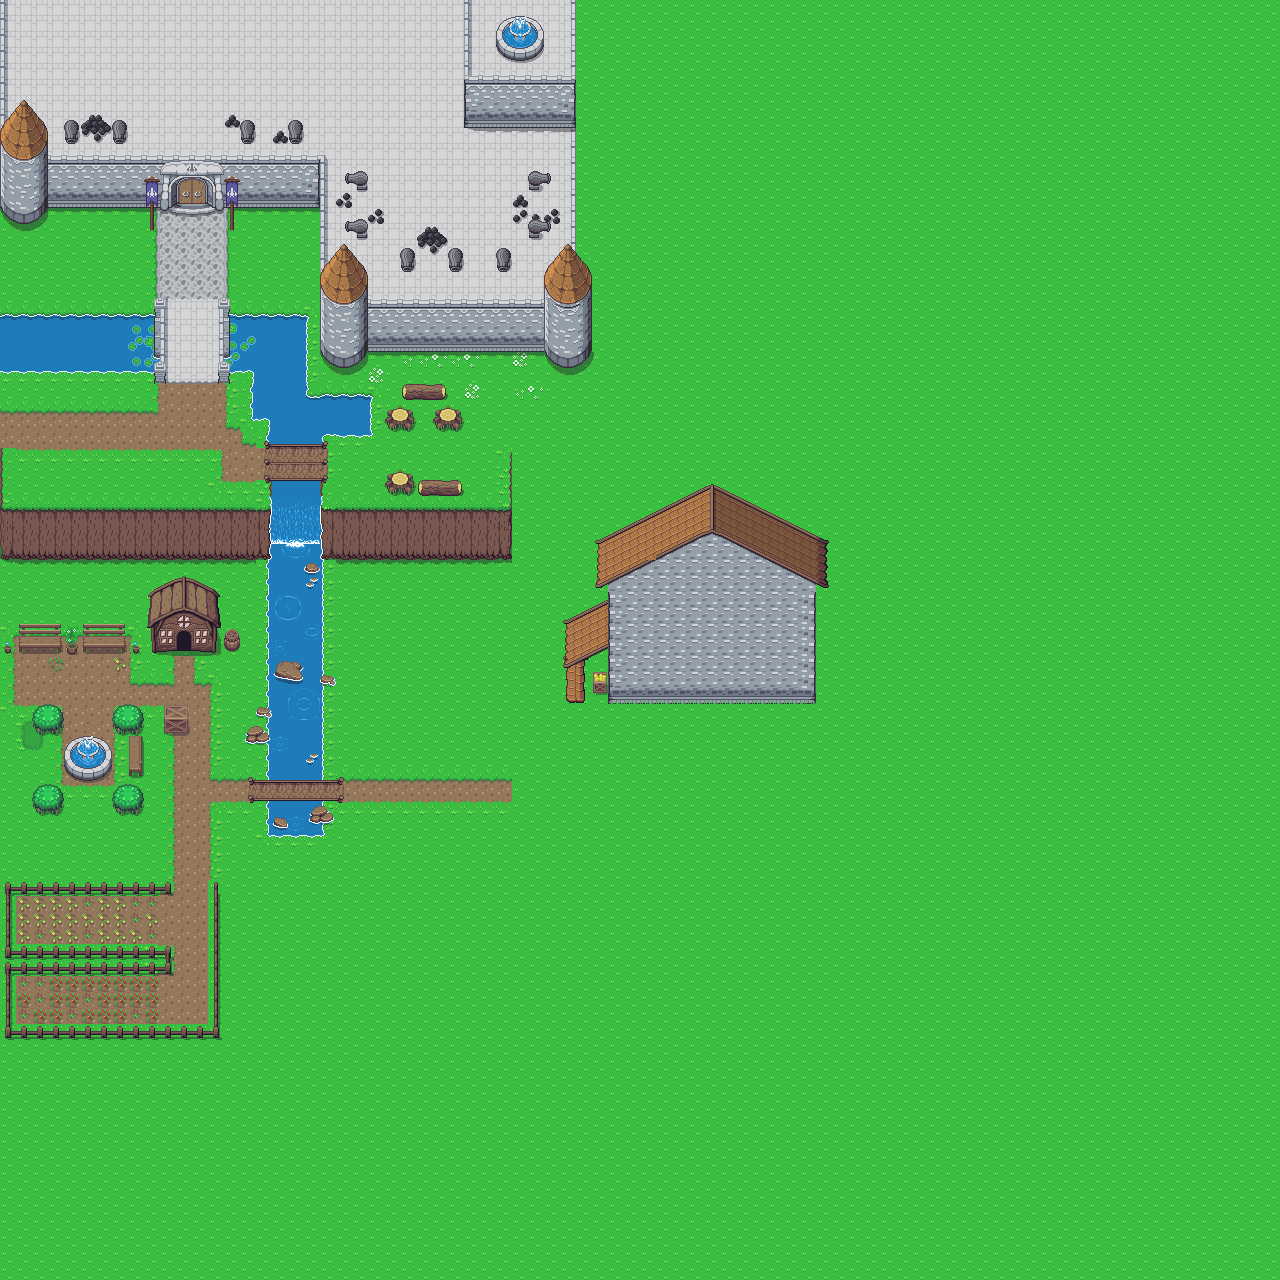

Rendered tile map (Tiled .tmx) drawn with the repository's tilesets; below, a short description and the map source with its tile grids summarised:
An orthogonal 80x80 tile map with 16x16 px tiles, 4 tile layers (Ground, Road, Houses, Rocks).

<map version="1.10" tiledversion="1.11.2" orientation="orthogonal" renderorder="right-down" width="80" height="80" tilewidth="16" tileheight="16" infinite="0" nextlayerid="7" nextobjectid="1">
 <editorsettings>
  <export target="castleMap.lua" format="lua" />
 </editorsettings>
 <tileset firstgid="1" name="overworld" tilewidth="16" tileheight="16" tilecount="1440" columns="40">
  <image source="Overworld.png" width="640" height="576" />
  <tile id="479">
   <animation>
    <frame tileid="163" duration="200" />
    <frame tileid="164" duration="200" />
    <frame tileid="165" duration="200" />
   </animation>
  </tile>
  <tile id="876">
   <animation>
    <frame tileid="377" duration="100" />
    <frame tileid="417" duration="100" />
    <frame tileid="458" duration="100" />
   </animation>
  </tile>
  <tile id="877">
   <animation>
    <frame tileid="378" duration="100" />
    <frame tileid="418" duration="100" />
    <frame tileid="459" duration="100" />
   </animation>
  </tile>
  <tile id="878">
   <animation>
    <frame tileid="379" duration="100" />
    <frame tileid="419" duration="100" />
    <frame tileid="460" duration="100" />
   </animation>
  </tile>
  <tile id="952">
   <animation>
    <frame tileid="123" duration="100" />
    <frame tileid="124" duration="100" />
    <frame tileid="125" duration="100" />
   </animation>
  </tile>
  <tile id="953">
   <animation>
    <frame tileid="163" duration="100" />
    <frame tileid="164" duration="100" />
    <frame tileid="165" duration="100" />
   </animation>
  </tile>
  <tile id="956">
   <animation>
    <frame tileid="258" duration="100" />
    <frame tileid="259" duration="100" />
    <frame tileid="260" duration="100" />
   </animation>
  </tile>
  <tile id="996">
   <animation>
    <frame tileid="298" duration="100" />
    <frame tileid="299" duration="100" />
    <frame tileid="300" duration="100" />
   </animation>
  </tile>
  <tile id="1036">
   <animation>
    <frame tileid="338" duration="100" />
    <frame tileid="339" duration="100" />
    <frame tileid="340" duration="100" />
   </animation>
  </tile>
  <tile id="1072">
   <animation>
    <frame tileid="16" duration="100" />
    <frame tileid="18" duration="100" />
    <frame tileid="20" duration="100" />
   </animation>
  </tile>
  <tile id="1073">
   <animation>
    <frame tileid="17" duration="100" />
    <frame tileid="19" duration="100" />
    <frame tileid="21" duration="100" />
   </animation>
  </tile>
  <tile id="1112">
   <animation>
    <frame tileid="56" duration="100" />
    <frame tileid="58" duration="100" />
    <frame tileid="60" duration="100" />
   </animation>
  </tile>
  <tile id="1113">
   <animation>
    <frame tileid="57" duration="100" />
    <frame tileid="59" duration="100" />
    <frame tileid="61" duration="100" />
   </animation>
  </tile>
  <tile id="1116">
   <animation>
    <frame tileid="382" duration="100" />
    <frame tileid="385" duration="100" />
    <frame tileid="388" duration="100" />
   </animation>
  </tile>
  <tile id="1117">
   <animation>
    <frame tileid="383" duration="100" />
    <frame tileid="386" duration="100" />
    <frame tileid="389" duration="100" />
   </animation>
  </tile>
  <tile id="1118">
   <animation>
    <frame tileid="384" duration="100" />
    <frame tileid="387" duration="100" />
    <frame tileid="390" duration="100" />
   </animation>
  </tile>
  <tile id="1156">
   <animation>
    <frame tileid="422" duration="100" />
    <frame tileid="425" duration="100" />
    <frame tileid="428" duration="100" />
   </animation>
  </tile>
  <tile id="1157">
   <animation>
    <frame tileid="423" duration="100" />
    <frame tileid="426" duration="100" />
    <frame tileid="429" duration="100" />
   </animation>
  </tile>
  <tile id="1158">
   <animation>
    <frame tileid="424" duration="100" />
    <frame tileid="427" duration="100" />
    <frame tileid="430" duration="100" />
   </animation>
  </tile>
  <tile id="1191">
   <animation>
    <frame tileid="283" duration="100" />
    <frame tileid="258" duration="100" />
    <frame tileid="298" duration="100" />
   </animation>
  </tile>
  <tile id="1192">
   <animation>
    <frame tileid="283" duration="100" />
    <frame tileid="259" duration="100" />
    <frame tileid="299" duration="100" />
   </animation>
  </tile>
  <tile id="1193">
   <animation>
    <frame tileid="283" duration="100" />
    <frame tileid="260" duration="100" />
    <frame tileid="300" duration="100" />
   </animation>
  </tile>
  <tile id="1196">
   <animation>
    <frame tileid="462" duration="100" />
    <frame tileid="465" duration="100" />
    <frame tileid="468" duration="100" />
   </animation>
  </tile>
  <tile id="1197">
   <animation>
    <frame tileid="463" duration="100" />
    <frame tileid="466" duration="100" />
    <frame tileid="469" duration="100" />
   </animation>
  </tile>
  <tile id="1198">
   <animation>
    <frame tileid="464" duration="100" />
    <frame tileid="467" duration="100" />
    <frame tileid="470" duration="100" />
   </animation>
  </tile>
  <tile id="1231">
   <animation>
    <frame tileid="298" duration="100" />
    <frame tileid="299" duration="100" />
    <frame tileid="300" duration="100" />
   </animation>
  </tile>
  <tile id="1232">
   <animation>
    <frame tileid="299" duration="100" />
    <frame tileid="298" duration="100" />
    <frame tileid="300" duration="100" />
   </animation>
  </tile>
  <tile id="1233">
   <animation>
    <frame tileid="300" duration="100" />
    <frame tileid="299" duration="100" />
    <frame tileid="298" duration="100" />
   </animation>
  </tile>
  <tile id="1271">
   <animation>
    <frame tileid="338" duration="100" />
    <frame tileid="339" duration="100" />
    <frame tileid="340" duration="100" />
   </animation>
  </tile>
 </tileset>
 <layer id="1" name="Ground" width="80" height="80" locked="1">
  <data>[6400 cells, 6400 non-empty, 1 distinct tile ids]</data>
 </layer>
 <layer id="4" name="Road" width="80" height="80">
  <data>[6400 cells, 1081 non-empty, 138 distinct tile ids]</data>
 </layer>
 <layer id="6" name="Houses" width="80" height="80">
  <data>[6400 cells, 709 non-empty, 123 distinct tile ids]</data>
 </layer>
 <layer id="5" name="Rocks" width="80" height="80">
  <data>[6400 cells, 339 non-empty, 151 distinct tile ids]</data>
 </layer>
</map>
